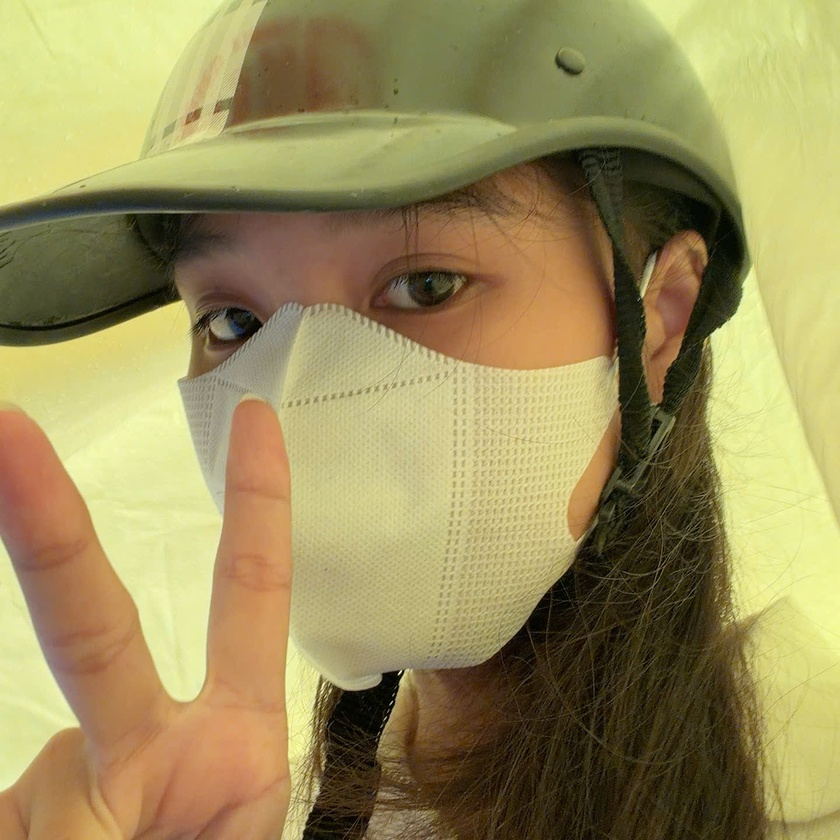
#> input picture 1787491919256_2524601611514879288_2524601611514879288_300d84cf53ecba0affca575e654e2a1f.jpg, 840 x 840 px, shrunk from 1440 x 1440 before the run
$ python photo_to_sketch.py ../1787491919256_2524601611514879288_2524601611514879288_300d84cf53ecba0affca575e654e2a1f.jpg out.png
#> lines starting #> are read from the running program, lines starting #| are printed output that depends on the picture; after the words box and inside, x2 and y2 are one past the last pixel; in counts of white or black regions, pixels touching at a corner belong together
#> in main, img is the input picture: shape (840, 840, 3); mean B, G, R 91.3, 142.1, 154.7
#!/usr/bin/env python3
"""
Chuyển đổi ảnh chụp thật sang tranh vẽ phác thảo (Sketch/Line-art) trên nền giấy bảng trắng #F5EBD7
"""
import sys
import argparse
import cv2
import numpy as np
from pathlib import Path

if hasattr(sys.stdout, "reconfigure"):
    sys.stdout.reconfigure(encoding="utf-8")
if hasattr(sys.stderr, "reconfigure"):
    sys.stderr.reconfigure(encoding="utf-8")

def photo_to_sketch(img_bgr, bg_hex="#F5EBD7", stroke_intensity=1.1):
    # 1. Khử nhiễu nhưng giữ cạnh sắc nét bằng Bilateral filter
#> called with bg_hex = '#F5EBD7', stroke_intensity = 1.1
    smooth = cv2.bilateralFilter(img_bgr, 9, 75, 75)
    gray = cv2.cvtColor(smooth, cv2.COLOR_BGR2GRAY)
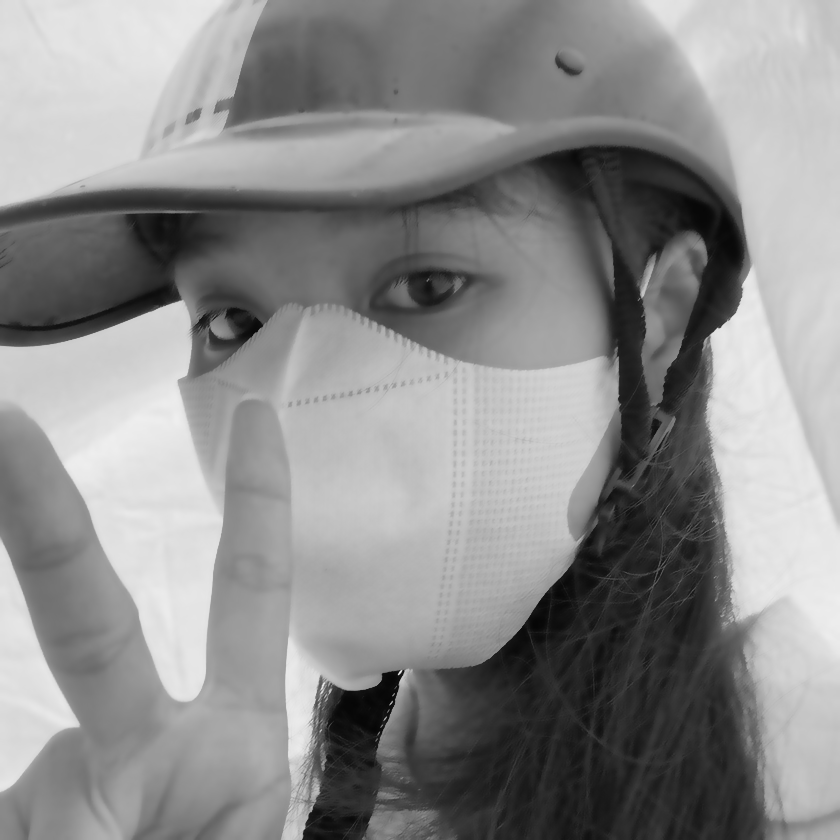
#> gray: shape (840, 840); min 6, max 238, mean 140.1

    # 2. Trích xuất đường viền sắc sảo
    edges = cv2.Canny(gray, 35, 95)
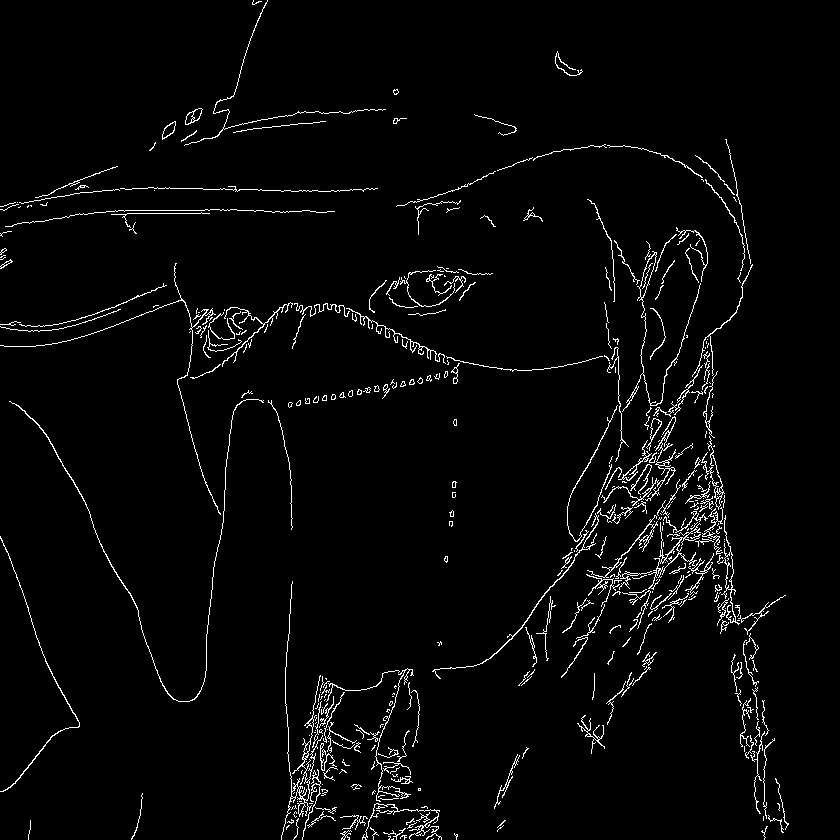
#> edges: shape (840, 840); 2.9% white in thin lines or dots

    # Lọc bỏ các đốm nhiễu hạt vụn li ti (< 12px) để nét vẽ tinh gọn, tự nhiên
    num_labels, labels, stats, _ = cv2.connectedComponentsWithStats(edges, connectivity=8)
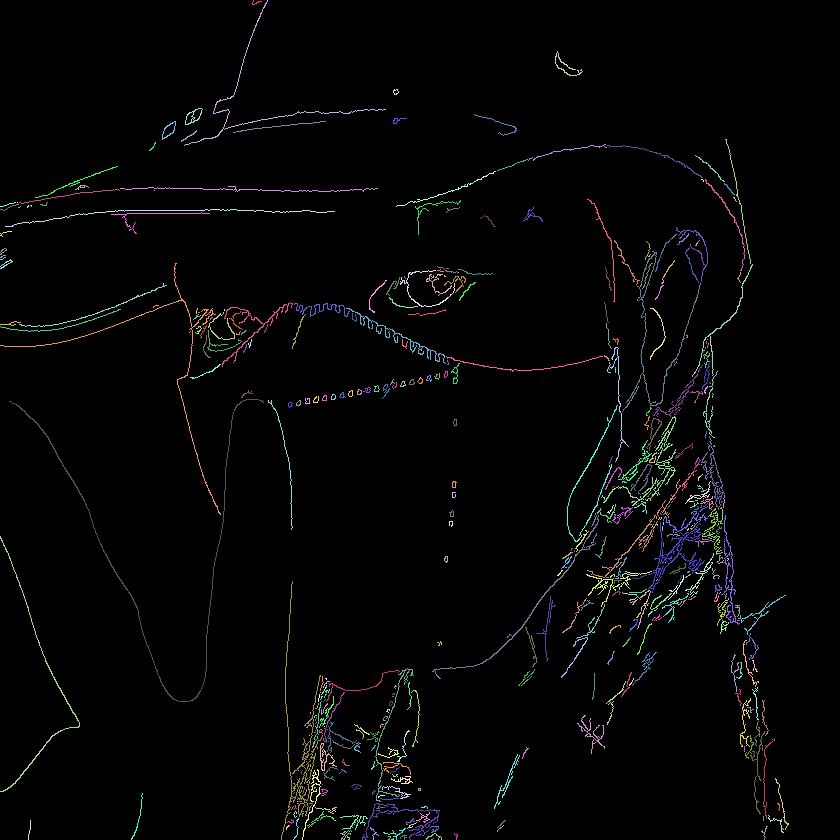
#> labels: shape (840, 840) int32; 424 distinct labels, from 0 to 423; one colour per label, 0 black
#> num_labels = 424; stats = 424 rows, first 6: [0, 0, 840, 840, 685326], [252, 0, 10, 5, 16], [184, 0, 202, 146, 392], [555, 51, 28, 25, 94], [393, 89, 6, 6, 17], [185, 108, 18, 17, 73]
    clean_edges = np.zeros_like(edges)
    for i in range(1, num_labels):
        if stats[i, cv2.CC_STAT_AREA] >= 12:
            clean_edges[labels == i] = 255
#> clean_edges: shape (840, 840); 2.8% white in thin lines or dots

    kernel = cv2.getStructuringElement(cv2.MORPH_ELLIPSE, (2, 2))
    dilated_edges = cv2.dilate(clean_edges, kernel, iterations=1)
#> dilated_edges: shape (840, 840); 5.5% white in thin lines or dots

    # 3. Phủ bóng chì mỹ thuật tự nhiên (không tạo viền tối lem nhem)
    adapt = cv2.adaptiveThreshold(gray, 255, cv2.ADAPTIVE_THRESH_MEAN_C, cv2.THRESH_BINARY, 21, 8)
#> adapt: shape (840, 840); 89.6% white; 898 black regions (670 under 20 px), largest, box (x1, y1, x2, y2) and area: (281, 185, 631, 445) 5783, (17, 400, 291, 710) 5489, (0, 188, 376, 226) 5273
    shading = np.where(adapt < 128, 175, 255).astype(np.uint8)

    # Kết hợp nét vẽ chính và đánh bóng nhẹ
    combined = np.where(dilated_edges > 0, 30, shading)
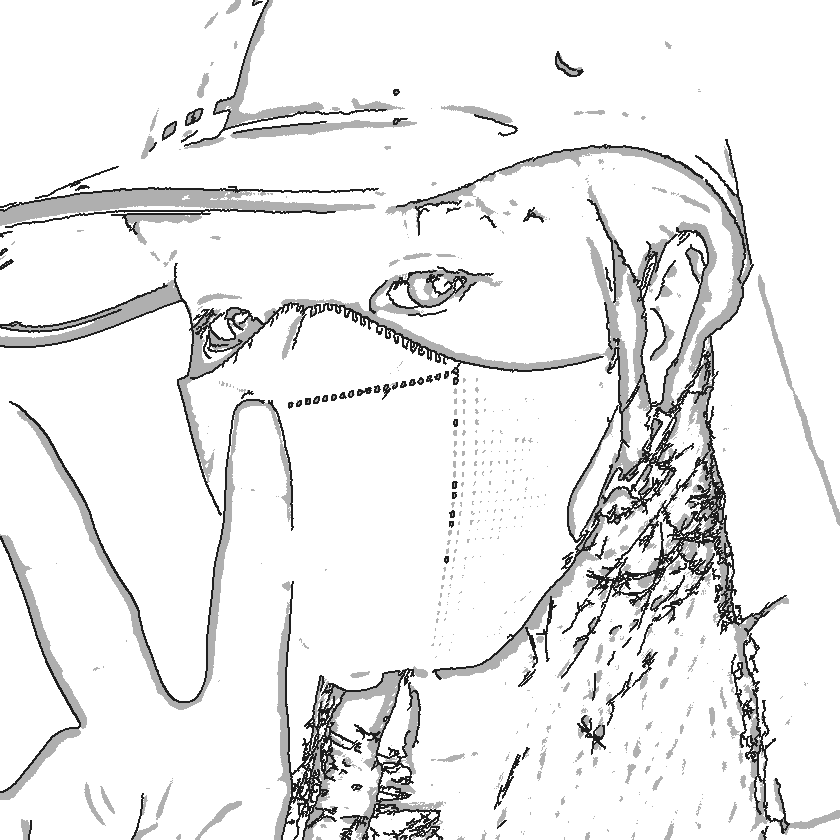
#> combined: shape (840, 840); min 30, max 255, mean 235.7

    # 4. Trộn lên nền giấy ấm #F5EBD7
    r_bg = int(bg_hex[1:3], 16)
    g_bg = int(bg_hex[3:5], 16)
    b_bg = int(bg_hex[5:7], 16)

    h, w = img_bgr.shape[:2]
#> h = 840; w = 840
    out = np.zeros((h, w, 3), dtype=np.uint8)
    ratio = combined.astype(np.float32) / 255.0
    out[:, :, 0] = (ratio * b_bg).astype(np.uint8)
    out[:, :, 1] = (ratio * g_bg).astype(np.uint8)
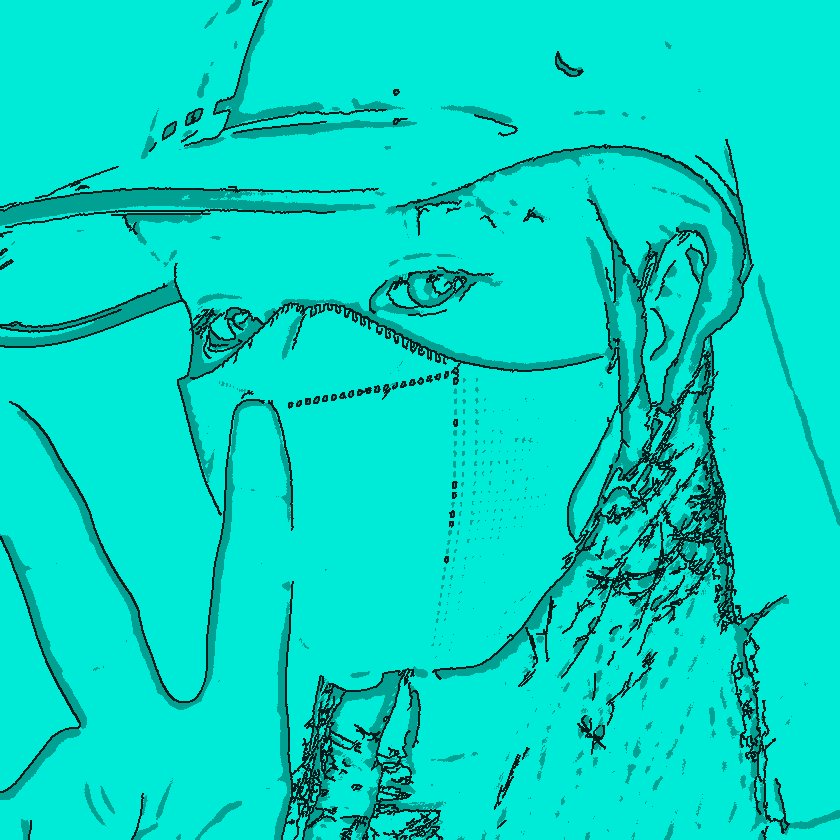
#> out: shape (840, 840, 3); mean of channels 0, 1, 2 198.7, 217.2, 0; drawn as B, G, R
    out[:, :, 2] = (ratio * r_bg).astype(np.uint8)
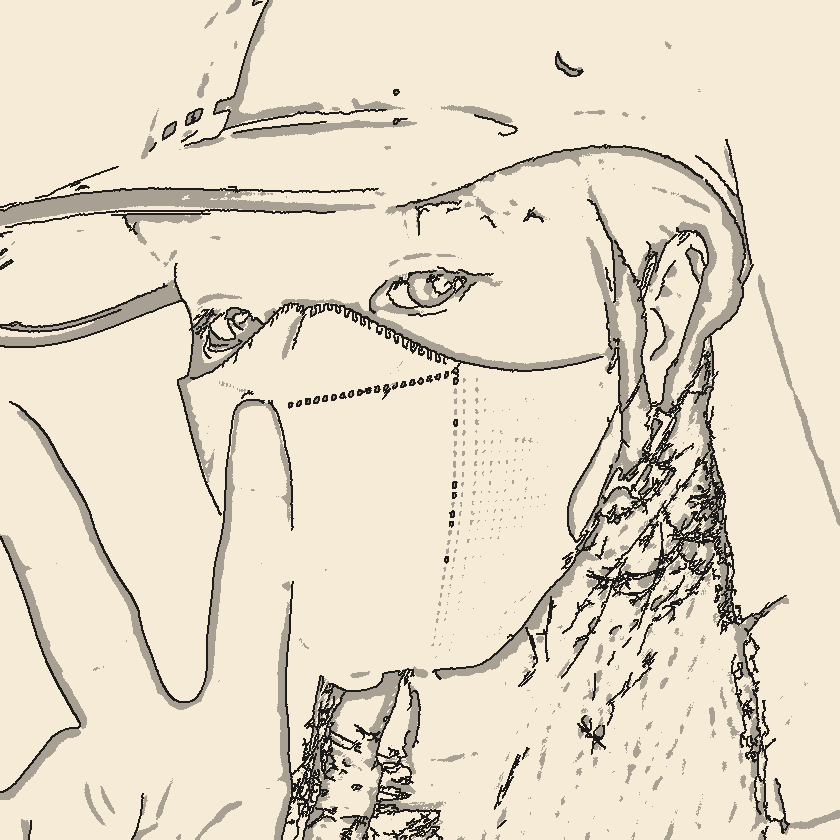
#> out: shape (840, 840, 3); mean of channels 0, 1, 2 198.7, 217.2, 226.4; drawn as B, G, R
    return out

def main():
    parser = argparse.ArgumentParser(description="Chuyển ảnh thật sang tranh phác thảo bảng trắng")
    parser.add_argument("input", help="Đường dẫn ảnh gốc")
    parser.add_argument("output", help="Đường dẫn ảnh phác thảo xuất ra")
    args = parser.parse_args()

    inp = Path(args.input)
    if not inp.exists():
        print(f"[ERROR] Không tìm thấy ảnh: {inp}")
        return 1

    img = cv2.imread(str(inp))
    sketch = photo_to_sketch(img)
    cv2.imwrite(args.output, sketch)
    print(f"[OK] Đã chuyển đổi thành công: {args.output}")
    return 0

if __name__ == "__main__":
    sys.exit(main())
#> (the program exits here)
